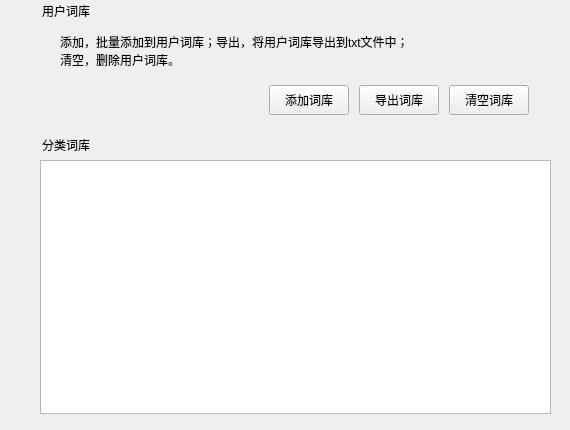
<?xml version="1.0" encoding="UTF-8"?>
<ui version="4.0">
 <class>WordlibShowWidget</class>
 <widget class="QWidget" name="WordlibShowWidget">
  <property name="geometry">
   <rect>
    <x>0</x>
    <y>0</y>
    <width>570</width>
    <height>430</height>
   </rect>
  </property>
  <property name="windowTitle">
   <string/>
  </property>
  <widget class="QLabel" name="tip_image_label_1">
   <property name="geometry">
    <rect>
     <x>20</x>
     <y>0</y>
     <width>21</width>
     <height>21</height>
    </rect>
   </property>
   <property name="styleSheet">
    <string notr="true">image: url(:/image/config/word_phrase_option.png);</string>
   </property>
   <property name="text">
    <string/>
   </property>
  </widget>
  <widget class="QLabel" name="tip_wordlib_label_1">
   <property name="geometry">
    <rect>
     <x>42</x>
     <y>1</y>
     <width>78</width>
     <height>20</height>
    </rect>
   </property>
   <property name="text">
    <string>用户词库</string>
   </property>
  </widget>
  <widget class="QLabel" name="tip_wordlib_label_2">
   <property name="geometry">
    <rect>
     <x>60</x>
     <y>20</y>
     <width>466</width>
     <height>61</height>
    </rect>
   </property>
   <property name="styleSheet">
    <string notr="true">color: rgb(0, 0, 0);</string>
   </property>
   <property name="text">
    <string>添加，批量添加到用户词库；导出，将用户词库导出到txt文件中；
清空，删除用户词库。</string>
   </property>
  </widget>
  <widget class="QPushButton" name="add_word_push_button">
   <property name="geometry">
    <rect>
     <x>269</x>
     <y>85</y>
     <width>80</width>
     <height>30</height>
    </rect>
   </property>
   <property name="text">
    <string>添加词库</string>
   </property>
  </widget>
  <widget class="QPushButton" name="export_wordlib_push_button">
   <property name="geometry">
    <rect>
     <x>359</x>
     <y>85</y>
     <width>80</width>
     <height>30</height>
    </rect>
   </property>
   <property name="text">
    <string>导出词库</string>
   </property>
  </widget>
  <widget class="QPushButton" name="clear_wordlib_push_button">
   <property name="geometry">
    <rect>
     <x>449</x>
     <y>85</y>
     <width>80</width>
     <height>30</height>
    </rect>
   </property>
   <property name="text">
    <string>清空词库</string>
   </property>
  </widget>
  <widget class="QLabel" name="tip_image_label_2">
   <property name="geometry">
    <rect>
     <x>21</x>
     <y>130</y>
     <width>21</width>
     <height>31</height>
    </rect>
   </property>
   <property name="styleSheet">
    <string notr="true">image: url(:/image/config/word_phrase_option.png);</string>
   </property>
   <property name="text">
    <string/>
   </property>
  </widget>
  <widget class="QLabel" name="tip_word_label_3">
   <property name="geometry">
    <rect>
     <x>42</x>
     <y>135</y>
     <width>78</width>
     <height>20</height>
    </rect>
   </property>
   <property name="text">
    <string>分类词库</string>
   </property>
  </widget>
  <widget class="CustomizeTablewidgetForAddWordlib" name="tableWidget">
   <property name="geometry">
    <rect>
     <x>40</x>
     <y>160</y>
     <width>511</width>
     <height>254</height>
    </rect>
   </property>
  </widget>
 </widget>
 <customwidgets>
  <customwidget>
   <class>CustomizeTablewidgetForAddWordlib</class>
   <extends>QTableWidget</extends>
   <header>customize_ui/customizetablewidgetforaddwordlib.h</header>
  </customwidget>
 </customwidgets>
 <resources/>
 <connections/>
</ui>
